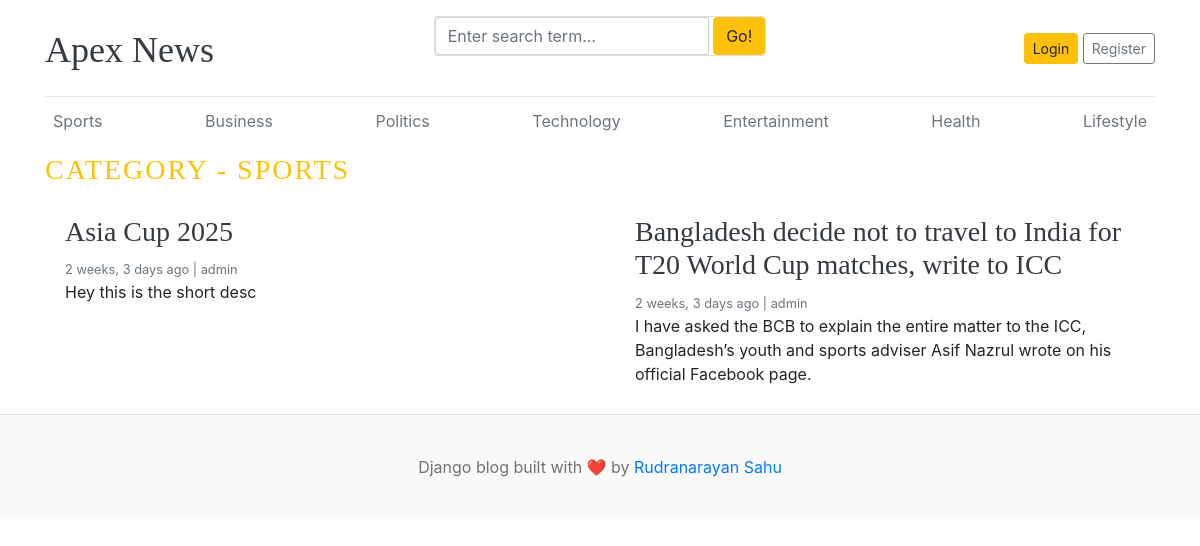
/category/1/, run on an earlier commit of the app's database.
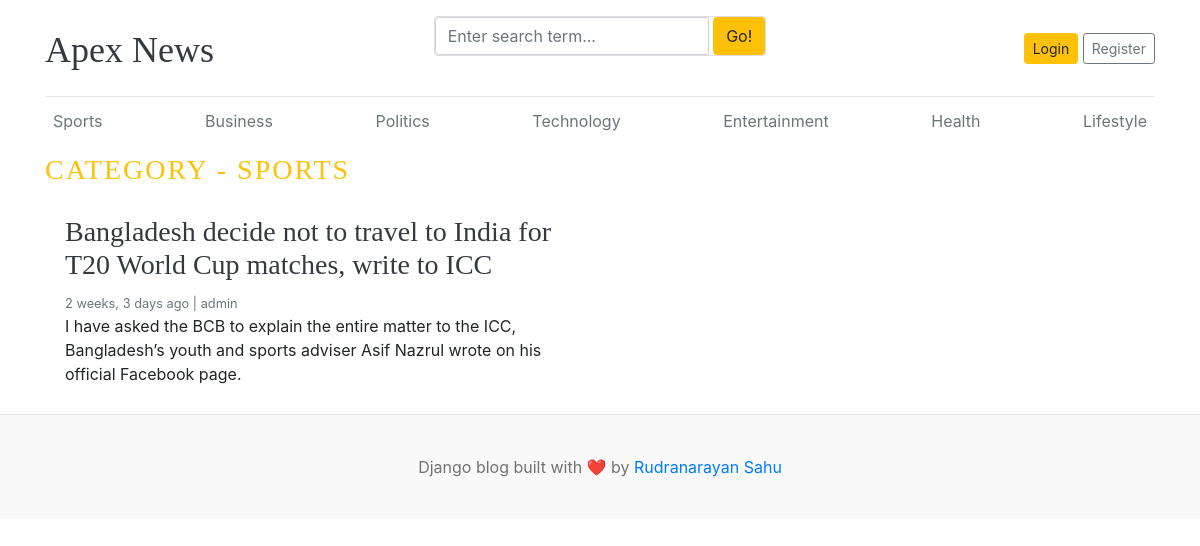
And on a later commit of the database.
### blogs/models.py (models this page shows, shortened)
class Category(models.Model):
    category_name = models.CharField(max_length=50, unique=True)
    created_at = models.DateTimeField(auto_now_add=True)
    updated_at = models.DateTimeField(auto_now=True)
    class Meta:
        verbose_name = "Category"
        verbose_name_plural = "Categories"
    def __str__(self):
        return self.category_name

class Blog(models.Model):
    title = models.CharField(max_length=200)
    slug = models.SlugField(max_length=200, unique=True, blank=True)
    category = models.ForeignKey(Category, on_delete=models.CASCADE)
    author = models.ForeignKey(User, on_delete=models.CASCADE)
    featured_image = models.ImageField(upload_to='uploads/%Y/%m/%d/',)
    short_description = models.TextField(max_length=500)
    blog_body = models.TextField(max_length=2000)
    status = models.CharField(max_length=20, choices=STATUS_CHOICES, default="Draft")
    is_featured = models.BooleanField(default=False)
    created_at = models.DateTimeField(auto_now_add=True)
    updated_at = models.DateTimeField(auto_now=True)
    class Meta:
        verbose_name = "Blog"
        verbose_name_plural = "Blogs"

### blogs/views.py (the view)
# urls.py: path('<int:category_id>/', views.posts_by_category, name='posts_by_category'),
def posts_by_category(request, category_id):
    posts = Blog.objects.filter(status="Published", category=category_id)
    try:
        category = Category.objects.get(pk=category_id)
    except:
        return redirect('home')
    context = {
        'posts': posts,
        'category': category,
    }
    return render(request, 'posts_by_category.html', context)

### blogs/context_processors.py (called while the page is built)
def get_categories(request):
    from blogs.models import Category
    categories = Category.objects.all()
    return {'categories': categories}

def get_social_links(request):
    social_links = SocialLinks.objects.all()
    return {'social_links': social_links}

### templates/posts_by_category.html (shortened to what this page needs)
{% extends 'base.html' %}
{% block content %}
        <h3 class="text-uppercase text-warning" style="letter-spacing: 2px">
            Category - {{ category }}
        </h3>
        <div class="row mb-2">
            {% if posts %}
            {% for post in posts %}
            <div class="col-md-6">
                <div class="card border-0">
                    <div class="card-body">
                        <h3><a href="{% url 'blogs' post.slug %}" class="text-dark">{{ post.title }}</a></h3>
                        <small class="mb-1 text-muted">{{ post.created_at | timesince }} ago | {{ post.author }}</small>
                        <p class="card-text">{{ post.short_description | truncatewords:30 }}</p>
                    </div>
                </div>
            </div>
            {% endfor %}
            {% else %}
            <p>No posts available in this category.</p>
            {% endif %}
        </div>
            </div>
{% endblock %}

### templates/base.html (shortened to what this page needs)
{% load static %}
<!DOCTYPE html>
<html lang="en">
<head>
    <link href="https://getbootstrap.com/docs/4.0/dist/css/bootstrap.min.css" rel="stylesheet" />
    <link href="{% static 'css/blog.css' %}" rel="stylesheet" />
</head>
<body>
    <div class="container">
        <header class="blog-header py-3">
            <div class="row flex-nowrap justify-content-between align-items-center">
                <div class="col-4 pt-1">
                    <a class="blog-header-logo text-dark" href="/">Apex News</a>
                </div>
                <div class="card mb-4">
                        <form action ="{% url 'search_blogs' %}" method="GET">
                            <div class="input-group">
                                <input class="form-control" type="text" name="keyword" value="{{ keyword }}" placeholder="Enter search term..." aria-label="Enter search term..." aria-describedby="button-search" /> &nbsp;
                                <button type="submit" class="btn btn-warning" id="button-search" type="button">Go!</button>
                            </div>
                        </form>
                </div>
                <div class="col-4 d-flex justify-content-end align-items-center">
                    {% if not user.is_authenticated %}
                    <a class="btn btn-sm btn-warning" href="{% url 'login' %}">Login</a> &nbsp;
                    <a class="btn btn-sm btn-outline-secondary" href="{% url 'register' %}">Register</a>
                    {% else %}
                    <span>Welcome, <span class="text-primary">{{ user.username }}</span>!</span> &nbsp; &nbsp;
                    <a class="btn btn-sm btn-warning" href="{% url 'dashboard' %}">Dashboard</a>&nbsp; &nbsp;
                    <a class="btn btn-sm btn-outline-secondary" href="{% url 'logout' %}">Logout</a>
                    {% endif %}
                </div>
            </div>
        </header>
        <div class="nav-scroller py-1 mb-2">
            <nav class="nav d-flex justify-content-between">
                {% for category in categories %}
                <a class="p-2 text-muted" href="{% url 'posts_by_category' category.id %}">{{ category.category_name }}</a>
                {% endfor %}
            </nav>
        </div>
    {% block content %}
    {% endblock %}
    <footer class="blog-footer">
        <p>Django blog built with ❤️ by <a href="#">Rudranarayan Sahu</a></p>
    </footer>
</body>
</html>

What changed in the data, as far as the page shows it:
removed Blog: title "Asia Cup 2025", created_at "2 weeks, 3 days", author "admin", short_description "Hey this is the short desc"
